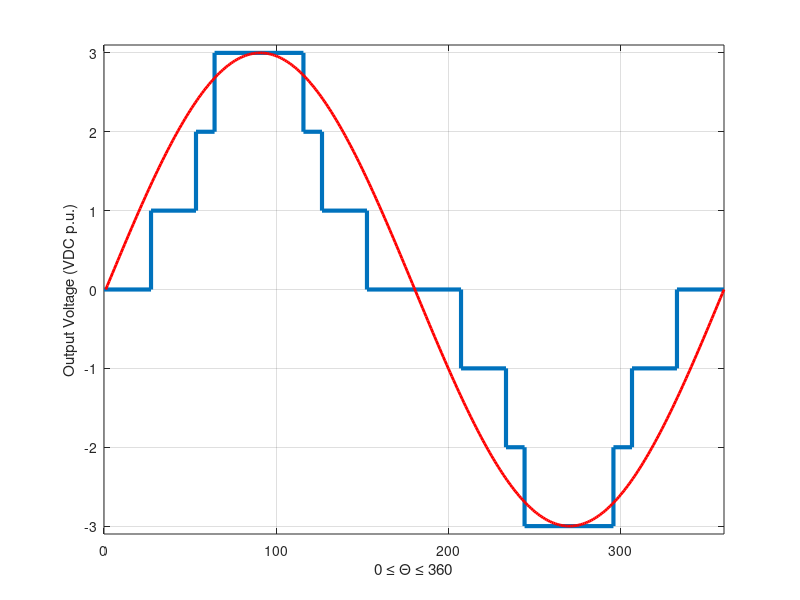
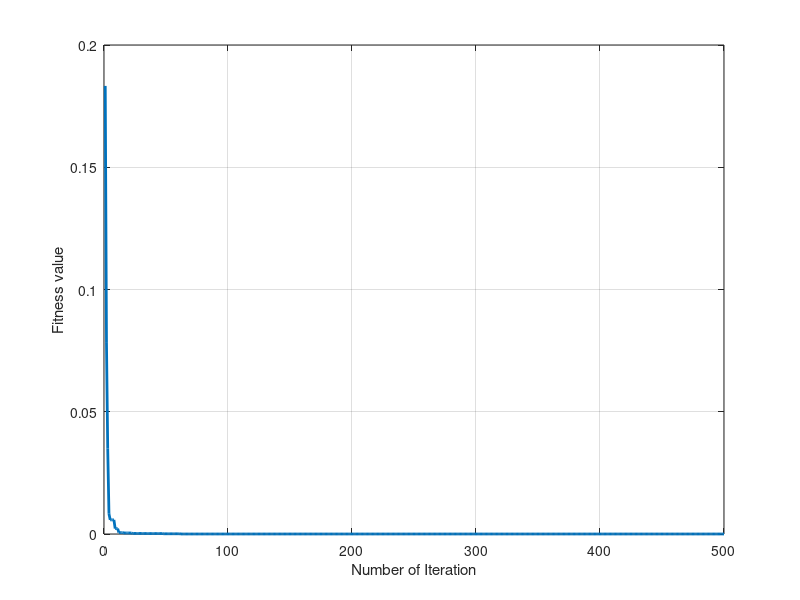

Source code (MATLAB) for these figures, in order:
clc

clear all

close all

%ma=input('Please Enter the Modulation Index Value [0 1]')
ma=0.64;
tic;

XX=linspace(0,pi/2,4);

xmin=XX(1,1:3); % Upper Bound of Variables

xmax=XX(1,2:4); % Lower Bound of Variables

n=length(xmax);   % Number of Decision Variables

N=150;              % Population Size (Swarm Size)

maxit=500;      % Maximum Number of Iterations

% Velocity Limits

VelMax=0.1*(xmax-xmin);

VelMin=-VelMax;


W=0.9;            % Inertia Weight


c1=2;           % Personal Learning Coefficient


c2=2;           % Global Learning Coefficient

cost_t=0;

for i=1:N
    
    particle(i,:)=rand(1,n).*(xmax-xmin)+xmin; % initial Particles
    
    x=particle(i,:);
    
    if x(1)<0.0175
       cost_t=1e10;
    end
    if x(1)>=x(2)
        cost_t=1e10;
    end
    if x(2)>=x(3)
        cost_t=1e10;
    end
    
    if x(3)>((pi/2)-0.0175)
        cost_t=1e10;
    end
    if x(2)-x(1)<0.0175
        cost_t=1e10;
    end
    if x(3)-x(2)<0.0175
        cost_t=1e10;
    end
    
    fitness(i,1)=cost_t+(100*((3*ma)-(cos(x(1))+cos(x(2))+cos(x(3))))/(3*ma)).^4 +...
                 (1/5)*((50*(1/5)*(cos(5*x(1))+cos(5*x(2))+cos(5*x(3)))/(cos(x(1))+cos(x(2))+cos(x(3)))).^2)+...
                 (1/7)*((50*(1/7)*(cos(7*x(1))+cos(7*x(2))+cos(7*x(3)))/(cos(x(1))+cos(x(2))+cos(x(3)))).^2); % Fitness Function
    cost_t=0;
    vel(i,:)=rand(1,n).*(VelMax-VelMin)+VelMin; % initial Velocity

end

    %  Personal Best

    Pbest=particle;  
    
    fitness_Pbest=fitness;
    
    %  Global Best
    
    particle_mix=[particle,fitness];

    particle_sort=sortrows(particle_mix,n+1);

    Gbest=particle_sort(1,1:n);  
    
    fitness_Gbest=particle_sort(1,n+1:end);
    
    xmin=[0 0 0];
    xmax=[pi/2 pi/2 pi/2];

for iter=1:maxit
    
    for i=1:N
        
        % Update Velocity
        vel(i,:)=W*vel(i,:)+...
                 c1*rand(1,n).*(Pbest(i,:)-particle(i,:))+...
                 c2*rand(1,n).*(Gbest(1,:)-particle(i,:));
                 
        % Apply Velocity Limits
        vel(i,:)=min([VelMax;vel(i,:)]);
        vel(i,:)=max([VelMin;vel(i,:)]);
        
        
        % Update Position
        particle(i,:)=particle(i,:)+vel(i,:);
        
        
        % Apply Position Limits
        particle(i,:)=min([xmax;particle(i,:)]);
        particle(i,:)=max([xmin;particle(i,:)]);
        
        % Evaluation

        x=particle(i,:);

        if x(1)<0.0175
           cost_t=1e10;
        end
        if x(1)>=x(2)
            cost_t=1e10;
        end
        if x(2)>=x(3)
            cost_t=1e10;
        end

        if x(3)>((pi/2)-0.0175)
            cost_t=1e10;
        end
        if x(2)-x(1)<0.0175
            cost_t=1e10;
        end
        if x(3)-x(2)<0.0175
            cost_t=1e10;
        end
       
        
        fitness(i,1)=cost_t+(100*((3*ma)-(cos(x(1))+cos(x(2))+cos(x(3))))/(3*ma)).^4 +...
                         (1/5)*((50*(1/5)*(cos(5*x(1))+cos(5*x(2))+cos(5*x(3)))/(cos(x(1))+cos(x(2))+cos(x(3)))).^2)+...
                         (1/7)*((50*(1/7)*(cos(7*x(1))+cos(7*x(2))+cos(7*x(3)))/(cos(x(1))+cos(x(2))+cos(x(3)))).^2); % Fitness Function
    
        cost_t=0;
        
        
        % Update Personal Best
        if fitness(i,1)<fitness_Pbest(i,1)
           Pbest(i,:)=particle(i,:);
           fitness_Pbest(i,1)= fitness(i,1);
        end
        
        % Update Global Best
        if fitness(i,1)<fitness_Gbest(1,1)
           Gbest(1,:)=particle(i,:);
           fitness_Gbest(1,1)= fitness(i,1);
        end

    end
    
    final(iter,:)=[Gbest fitness_Gbest];

end
toc;
%% Results

V1star=3*ma
V1= cos(Gbest(1))+cos(Gbest(2))+cos(Gbest(3))
V1nesbi=V1/V1star
V5=abs((1/5)*(cos(5*Gbest(1))+cos(5*Gbest(2))+cos(5*Gbest(3)))/V1)
V7=abs((1/7)*(cos(7*Gbest(1))+cos(7*Gbest(2))+cos(7*Gbest(3)))/V1)
V11=abs((1/11)*(cos(11*Gbest(1))+cos(11*Gbest(2))+cos(11*Gbest(3)))/V1)
V13=abs((1/13)*(cos(13*Gbest(1))+cos(13*Gbest(2))+cos(13*Gbest(3)))/V1)
V17=abs((1/17)*(cos(17*Gbest(1))+cos(17*Gbest(2))+cos(17*Gbest(3)))/V1)
V19=abs((1/19)*(cos(19*Gbest(1))+cos(19*Gbest(2))+cos(19*Gbest(3)))/V1)
V23=abs((1/23)*(cos(23*Gbest(1))+cos(23*Gbest(2))+cos(23*Gbest(3)))/V1)
V25=abs((1/25)*(cos(25*Gbest(1))+cos(25*Gbest(2))+cos(25*Gbest(3)))/V1)
V29=abs((1/29)*(cos(29*Gbest(1))+cos(29*Gbest(2))+cos(29*Gbest(3)))/V1)
V31=abs((1/31)*(cos(31*Gbest(1))+cos(31*Gbest(2))+cos(31*Gbest(3)))/V1)
V35=abs((1/35)*(cos(35*Gbest(1))+cos(35*Gbest(2))+cos(35*Gbest(3)))/V1)
V37=abs((1/37)*(cos(37*Gbest(1))+cos(37*Gbest(2))+cos(37*Gbest(3)))/V1)
V41=abs((1/41)*(cos(41*Gbest(1))+cos(41*Gbest(2))+cos(41*Gbest(3)))/V1)
V43=abs((1/43)*(cos(43*Gbest(1))+cos(43*Gbest(2))+cos(43*Gbest(3)))/V1)
V47=abs((1/47)*(cos(47*Gbest(1))+cos(47*Gbest(2))+cos(47*Gbest(3)))/V1)
V49=abs((1/49)*(cos(49*Gbest(1))+cos(49*Gbest(2))+cos(49*Gbest(3)))/V1)
THD=100.*sqrt((V5^2)+(V7^2)+(V11^2)+(V13^2)+(V17^2)+(V19^2)+(V23^2)+(V25^2)+(V29^2)+(V31^2)+(V35^2)+(V37^2)+(V41^2)+(V43^2)+(V47^2)+(V49^2))

t=linspace(0,2*pi,360);
y=3*sin(t);

th=[0  Gbest(1)  Gbest(1)  Gbest(2)   Gbest(2)   Gbest(3)     Gbest(3)      pi-Gbest(3)   pi-Gbest(3)   pi-Gbest(2)   pi-Gbest(2)   pi-Gbest(1)   pi-Gbest(1)  pi+Gbest(1)  pi+Gbest(1)     pi+Gbest(2)   pi+Gbest(2)  pi+Gbest(3)  pi+Gbest(3)   2*pi-Gbest(3)   2*pi-Gbest(3) 2*pi-Gbest(2)   2*pi-Gbest(2)   2*pi-Gbest(1)    2*pi-Gbest(1)  2*pi]/pi*180;
u= [0     0          1        1           2           2           3              3            2             2             1              1            0            0             -1             -1            -2           -2            -3            -3              -2           -2              -1                -1           0             0  ];


figure(1);
plot(th,u,'LineWidth',3)
hold on
plot(y,'r','LineWidth',2)
xlabel('0 \leq \Theta \leq 360')
ylabel('Output Voltage (VDC p.u.)')
xlim([0 360])
ylim([-3.1 3.1])
grid

figure(2);
plot(final(:,end),'LineWidth',2)
xlabel('Number of Iteration')
ylabel('Fitness value')
grid

Gbest(1,1:3)=Gbest(1,1:3)/pi*180
fitness_Gbest
Modulation_Index=ma
